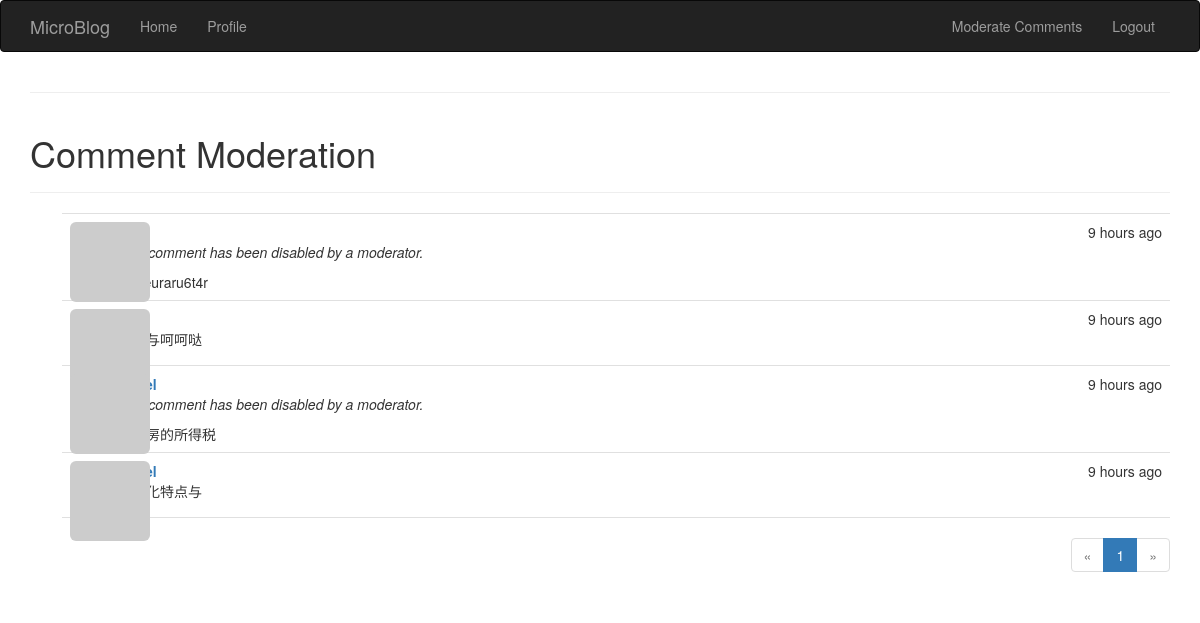
Screenshot of /moderate (signed in) with the database file from the repository.
### app/models.py (models this page shows, shortened)
class Comment(db.Model):
    id = db.Column(db.Integer, primary_key=True)
    body = db.Column(db.Text)
    timestamp = db.Column(db.DateTime, index=True, default=datetime.utcnow)
    disabled = db.Column(db.Boolean)
    author_id = db.Column(db.Integer, db.ForeignKey('user.id'))
    post_id = db.Column(db.Integer, db.ForeignKey('post.id'))

### app/views.py (the view)
@app.route('/moderate')
@login_required
def moderate():
    page = request.args.get('page', 1, type=int)
    pagination = Comment.query.order_by(Comment.timestamp.desc()).paginate(
        page, per_page=current_app.config['FLASKY_COMMENTS_PER_PAGE'],
        error_out=False)
    comments = pagination.items
    return render_template('moderate.html', comments=comments,
                           pagination=pagination, page=page)

### app/models.py (called while the page is built)
    def gravatar(self, size=100, default='identicon', rating='g'):
        if request.is_secure:
            url = 'https://secure.gravatar.com/avatar'
        else:
            url = 'http://www.gravatar.com/avatar'
        hash = self.avatar_hash or hashlib.md5(
            self.email.encode('utf-8')).hexdigest()
        return '{url}/{hash}?s={size}&d={default}&r={rating}'.format(
            url=url, hash=hash, size=size, default=default, rating=rating)

### app/views.py (called while the page is built)
@lm.user_loader
def load_user(user_id):
    return User.query.get(int(user_id))

### app/templates/moderate.html (shortened to what this page needs)
{% extends "base.html" %}
{% import "_macros.html" as macros %}
{% block page_content %}
<div class="page-header">
    <h1>Comment Moderation</h1>
</div>
{% set moderate = True %}
{% include '_comments.html' %}
{% if pagination %}
<div class="pagination">
    {{ macros.pagination_widget(pagination, 'moderate') }}
</div>
{% endif %}
{% endblock %}

### app/templates/_comments.html (shortened to what this page needs)
<ul class="comments">
    {% for comment in comments %}
    <li class="comment">
        <div class="comment-thumbnail">
            <a href="{{ url_for('users', user_id=comment.author.id) }}">
                <img class="img-rounded profile-thumbnail" src="{{ comment.author.gravatar(size=40) }}">
            </a>
        </div>
        <div class="comment-content">
            <div class="comment-date">{{ moment(comment.timestamp).fromNow() }}</div>
            <div class="comment-author"><a href="{{ url_for('users', user_id=comment.author.id) }}">{{ comment.author.name }}</a></div>
            <div class="comment-body">
                {% if comment.disabled %}
                <p><i>This comment has been disabled by a moderator.</i></p>
                {% endif %}
                {% if moderate or not comment.disabled %}
                    {% if comment.body_html %}
                        {{ comment.body_html | safe }}
                    {% else %}
                        {{ comment.body }}
                    {% endif %}
                {% endif %}
            </div>
        </div>
    </li>
    {% endfor %}
</ul>

### app/static/styles.css (style rules this page uses)
.profile-thumbnail { position: absolute; }
ul.comments { list-style-type: none; padding: 0px; margin: 16px 0px 0px 0px; }
ul.comments li.comment { margin-left: 32px; padding: 8px; border-bottom: 1px solid #e0e0e0; }
ul.comments li.comment:nth-child(1) { border-top: 1px solid #e0e0e0; }
div.comment-date { float: right; }
div.comment-author { font-weight: bold; }
div.comment-thumbnail { position: absolute; }
div.comment-content { margin-left: 48px; min-height: 48px; }
div.pagination { width: 100%; text-align: right; padding: 0px; margin: 0px; }

### rows the page displays
Comment: timestamp "9 hours ago", shows "This comment has been disabled by a moderator.", body "syhteuraru6t4r"
Comment: timestamp "9 hours ago", body "个人与呵呵哒"
Comment: timestamp "9 hours ago", shows "This comment has been disabled by a moderator.", body "给乳房的所得税"
Comment: timestamp "9 hours ago", body "多元化特点与"

### other values shown
{{ p }} "1"
